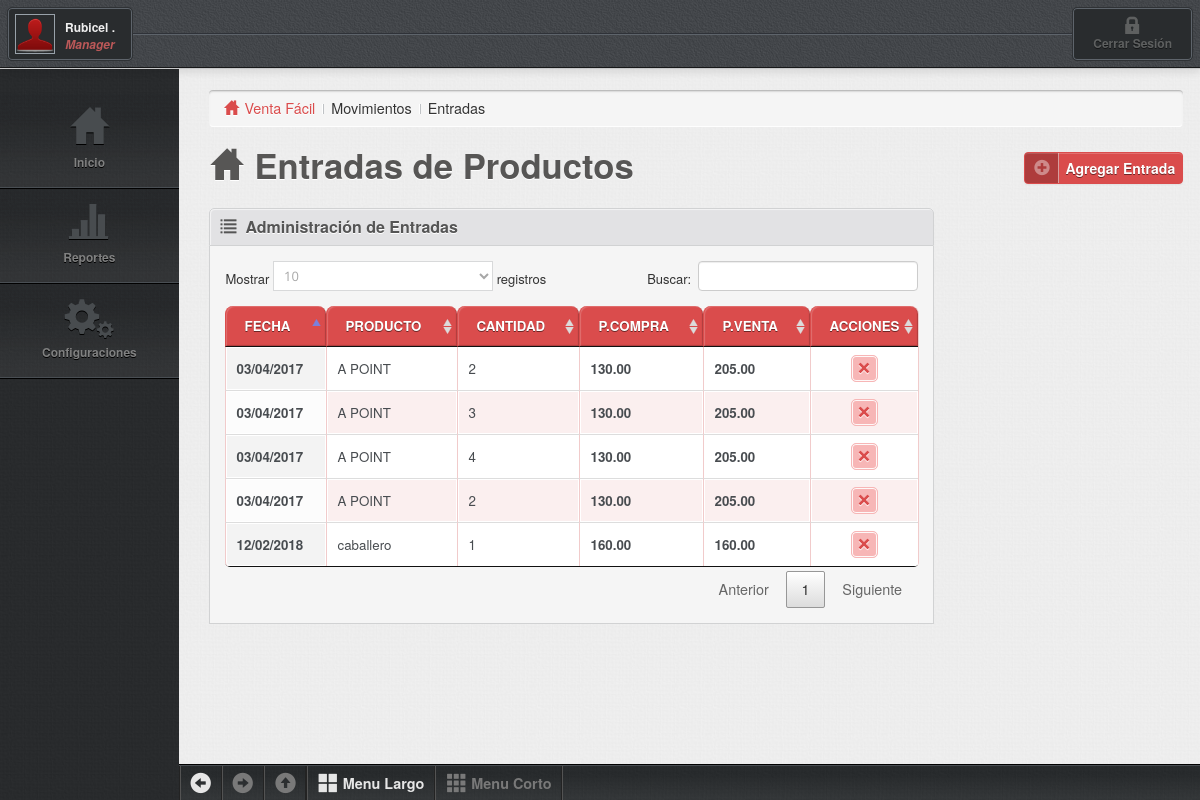
Page /moventradas/moventradas.php (signed in) on the committed database.
### tables this page shows
CREATE TABLE IF NOT EXISTS `entradas` (
  `idunicoreg` int(12) NOT NULL AUTO_INCREMENT COMMENT 'id unico del registro',
  `idunicoe` int(12) DEFAULT NULL COMMENT 'id unico de la empresa',
  `idunicos` int(12) DEFAULT NULL COMMENT 'id unico de la sucursal',
  `idunicop` int(12) DEFAULT NULL COMMENT 'id unico del producto',
  `fechae` date DEFAULT NULL COMMENT 'fecha de entrada',
  `cantidad` int(12) DEFAULT NULL COMMENT 'cantidad de producto comprado',
  `pcompra` float(12,2) DEFAULT NULL COMMENT 'precio de compra',
  `idunicou` int(12) DEFAULT NULL COMMENT 'id unico del usuario que registra la entrada',
  `folio` varchar(20) DEFAULT NULL COMMENT 'folio o registro de entrada',
  `pmostrador` float(12,2) DEFAULT NULL COMMENT 'precio de mostrador',
  `idunicoregi` int(12) DEFAULT NULL COMMENT 'id unico del registro de inventario',
  `tipoent` int(1) DEFAULT NULL COMMENT 'tipo de entrada 0=compra 1=traspaso 2=devolucion',
  KEY `Índice 1` (`idunicoreg`)
);

CREATE TABLE IF NOT EXISTS `productos` (
  `idunicop` int(12) NOT NULL AUTO_INCREMENT COMMENT 'idunico del producto',
  `idunicoe` int(12) DEFAULT NULL COMMENT 'id unico de la empresa',
  `codigo` varchar(30) DEFAULT NULL COMMENT 'codigo del producto',
  `nombrep` varchar(50) DEFAULT NULL COMMENT 'nombre del producto',
  `descrip` varchar(50) DEFAULT NULL COMMENT 'descripcion del producto',
  `ultpcompra` float(12,2) DEFAULT NULL COMMENT 'ultimo precio de compra',
  `pmostrador` float(12,2) DEFAULT NULL COMMENT 'precio de mostrador',
  `stock` int(12) DEFAULT NULL COMMENT 'numero de stock',
  `iva` int(2) DEFAULT NULL COMMENT 'porcentaje de iva',
  `descuento` int(2) DEFAULT NULL COMMENT 'porcentaje de descuento',
  `marca` varchar(30) DEFAULT NULL COMMENT 'marca del producto',
  `color` varchar(30) DEFAULT NULL COMMENT 'color del producto',
  `serie` varchar(30) NOT NULL,
  `tipo` int(11) NOT NULL COMMENT 'tipo 0=producto 1=servicio',
  `idunicopr` int(11) NOT NULL COMMENT 'id unico del proveedor',
  `cvetip` int(11) NOT NULL COMMENT 'clave del tipo de productos',
  PRIMARY KEY (`idunicop`)
);

### moventradas/moventrada_listar.php (the view, shortened to what this page needs)
<?php
	include "../conexion/conexion.php";
	$idunicoe=$_SESSION["pvtacommand_idunicoe"];
    $idunicos=$_SESSION["pvtacommand_idunicos"];
?>
<div class="widget-head">
	<h4 class="heading glyphicons list"><i></i>Administración de Entradas</h4>
</div>
<div class="widget-body">
	<table id="example" class="display table table-bordered table-condensed table-striped table-primary table-vertical-center checkboxs js-table-sortable" cellspacing="0" width="100%">
		<thead>
			<tr>
				<th>Fecha</th>
				<th>Producto</th>
				<th>Cantidad</th>
				<th>P.Compra</th>
				<th>P.Venta</th>
				<th class="center" width="60">Acciones</th>
			</tr>
		</thead>
		<tbody>
			<?php
			if ($idunicos<>0){
				$consulta="select * from entradas left join productos on entradas.idunicoe=productos.idunicoe and entradas.idunicop=productos.idunicop where entradas.idunicos='$idunicos' order by entradas.fechae desc";}
			else
			   {$consulta="select * from entradas left join productos on entradas.idunicoe=productos.idunicoe and entradas.idunicop=productos.idunicop where entradas.idunicoe='$idunicoe' order by entradas.fechae desc";}
			$recordset = mysqli_query($link,$consulta);
			while($registro = mysqli_fetch_array($recordset)){
                $idunicoreg=$registro["idunicoreg"];
                $fechae=$registro["fechae"];
				$fechae=substr($fechae, 8,2).'/'.substr($fechae, 5,2).'/'.substr($fechae,0,4);
				$nombrep=utf8_encode($registro["nombrep"]);
				$cantidad=$registro["cantidad"];
				$precio=$registro["pcompra"];
                $preciov=$registro["pmostrador"];
				echo'<tr class="selectable">';
					echo'<td><strong>'.$fechae.'</strong></td>';
					echo'<td>'.$nombrep.'</td>';
					echo'<td>'.$cantidad.'</td>';
					echo'<td><strong>'.$precio.'</strong></td>';
					echo'<td><strong>'.$preciov.'</strong></td>';
					echo'
						<td class="center">
							<a href="#" onClick="acciones(3,'.$idunicoreg.');" title="eliminar" class="btn-action glyphicons remove_2 btn-danger"><i></i></a>
						</td>';
				echo'</tr>';
			}
			?>
		</tbody>
	</table>
</div>

### theme/css/demo.css (style rules this page uses)
body { font: 90%/1.45em "Helvetica Neue", HelveticaNeue, Arial, Helvetica, sans-serif; margin: 0; padding: 0; color: #333; background-color: #fff; }
a { cursor: pointer; color: #3174c7; text-decoration: none; }

### rows in the picture
entradas: fechae "12/02/2018", productos.nombrep "caballero", cantidad "1", pcompra "160.00", productos.pmostrador "160.00"
entradas: fechae "03/04/2017", productos.nombrep "A POINT", cantidad "2", pcompra "130.00", productos.pmostrador "205.00"
entradas: fechae "03/04/2017", productos.nombrep "A POINT", cantidad "3", pcompra "130.00", productos.pmostrador "205.00"
entradas: fechae "03/04/2017", productos.nombrep "A POINT", cantidad "4", pcompra "130.00", productos.pmostrador "205.00"
entradas: fechae "03/04/2017", productos.nombrep "A POINT", cantidad "2", pcompra "130.00", productos.pmostrador "205.00"

### other values in the picture
$nombreuser "Rubicel ."
$tipouser "Manager"
$sys_nombre "Venta Fácil"
$categoria "Movimientos"
$submenu "Entradas"
